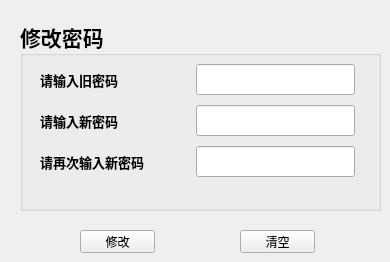
    <widget class="QWidget" name="tab_2">
     <attribute name="title">
      <string>修改密码</string>
     </attribute>
     <widget class="QGroupBox" name="groupBox_2">
      <property name="geometry">
       <rect>
        <x>20</x>
        <y>20</y>
        <width>361</width>
        <height>191</height>
       </rect>
      </property>
      <property name="font">
       <font>
        <family>华文隶书</family>
        <pointsize>16</pointsize>
        <weight>75</weight>
        <bold>true</bold>
       </font>
      </property>
      <property name="title">
       <string>修改密码</string>
      </property>
      <widget class="QWidget" name="layoutWidget2">
       <property name="geometry">
        <rect>
         <x>20</x>
         <y>40</y>
         <width>315</width>
         <height>121</height>
        </rect>
       </property>
       <layout class="QVBoxLayout" name="verticalLayout_2">
        <item>
         <layout class="QHBoxLayout" name="horizontalLayout_4">
          <item>
           <widget class="QLabel" name="oldPwdLabel">
            <property name="font">
             <font>
              <family>仿宋</family>
              <pointsize>10</pointsize>
             </font>
            </property>
            <property name="text">
             <string>请输入旧密码</string>
            </property>
           </widget>
          </item>
          <item>
           <spacer name="horizontalSpacer">
            <property name="orientation">
             <enum>Qt::Horizontal</enum>
            </property>
            <property name="sizeHint" stdset="0">
             <size>
              <width>40</width>
              <height>20</height>
             </size>
            </property>
           </spacer>
          </item>
          <item>
           <widget class="QLineEdit" name="modOldPwdInput">
            <property name="font">
             <font>
              <pointsize>12</pointsize>
             </font>
            </property>
           </widget>
          </item>
         </layout>
        </item>
        <item>
         <layout class="QHBoxLayout" name="horizontalLayout_5">
          <item>
           <widget class="QLabel" name="newPwdLabel">
            <property name="font">
             <font>
              <family>仿宋</family>
              <pointsize>10</pointsize>
             </font>
            </property>
            <property name="text">
             <string>请输入新密码</string>
            </property>
           </widget>
          </item>
          <item>
           <spacer name="horizontalSpacer_2">
            <property name="orientation">
             <enum>Qt::Horizontal</enum>
            </property>
            <property name="sizeHint" stdset="0">
             <size>
              <width>40</width>
              <height>20</height>
             </size>
            </property>
           </spacer>
          </item>
          <item>
           <widget class="QLineEdit" name="modNewPwdInput">
            <property name="font">
             <font>
              <pointsize>12</pointsize>
             </font>
            </property>
           </widget>
          </item>
         </layout>
        </item>
        <item>
         <layout class="QHBoxLayout" name="horizontalLayout_6">
          <item>
           <widget class="QLabel" name="newPwdAgainLabel">
            <property name="font">
             <font>
              <family>仿宋</family>
              <pointsize>10</pointsize>
             </font>
            </property>
            <property name="text">
             <string>请再次输入新密码</string>
            </property>
           </widget>
          </item>
          <item>
           <spacer name="horizontalSpacer_3">
            <property name="orientation">
             <enum>Qt::Horizontal</enum>
            </property>
            <property name="sizeHint" stdset="0">
             <size>
              <width>15</width>
              <height>20</height>
             </size>
            </property>
           </spacer>
          </item>
          <item>
           <widget class="QLineEdit" name="modNewAgainPwdInput">
            <property name="font">
             <font>
              <pointsize>12</pointsize>
             </font>
            </property>
           </widget>
          </item>
         </layout>
        </item>
       </layout>
      </widget>
     </widget>
     <widget class="QPushButton" name="modbtn">
      <property name="geometry">
       <rect>
        <x>80</x>
        <y>230</y>
        <width>75</width>
        <height>23</height>
       </rect>
      </property>
      <property name="font">
       <font>
        <family>宋体</family>
        <pointsize>9</pointsize>
       </font>
      </property>
      <property name="text">
       <string>修改</string>
      </property>
     </widget>
     <widget class="QPushButton" name="cancelmodbtn">
      <property name="geometry">
       <rect>
        <x>240</x>
        <y>230</y>
        <width>75</width>
        <height>23</height>
       </rect>
      </property>
      <property name="font">
       <font>
        <family>宋体</family>
        <pointsize>9</pointsize>
       </font>
      </property>
      <property name="text">
       <string>清空</string>
      </property>
     </widget>
    </widget>
